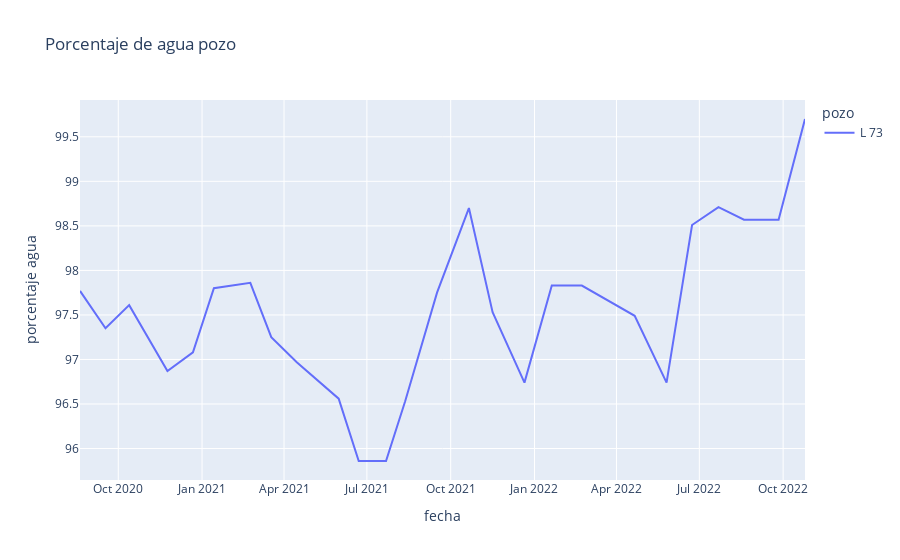
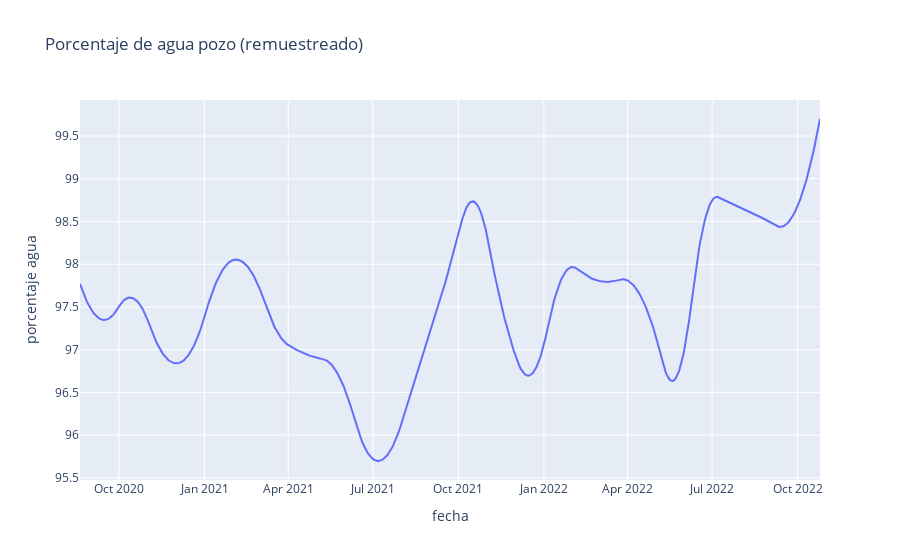

The cell these charts' notebook holds for them, in order:
### Code cell
fig = px.line(df[df.pozo == 'L 73'].sort_values(['pozo', 'fecha']),
              x='fecha',
              y='porcentaje agua',
              color='pozo',
              title='Porcentaje de agua pozo')
fig.show()

fig = px.line(_df.reset_index(),
              x='fecha',
              y='porcentaje agua',
              title='Porcentaje de agua pozo (remuestreado)')
fig.show()

### Figure 1 — Plotly figure (JSON) as saved in the notebook; plotly's stock layout.template omitted (floating-point values rounded to 4 significant figures)
{"data": [{"hovertemplate": "pozo=L 73<br>fecha=%{x}<br>porcentaje agua=%{y}<extra></extra>", "legendgroup": "L 73", "line": {"color": "#636efa", "dash": "solid"}, "marker": {"symbol": "circle"}, "mode": "lines", "name": "L 73", "orientation": "v", "showlegend": true, "type": "scatter", "x": ["2020-08-20T00:00:00", "2020-09-17T00:00:00", "2020-10-13T00:00:00", "2020-11-24T00:00:00", "2020-12-22T00:00:00", "2021-01-14T00:00:00", "2021-02-23T00:00:00", "2021-03-18T00:00:00", "2021-04-15T00:00:00", "2021-05-31T00:00:00", "2021-06-22T00:00:00", "2021-07-22T00:00:00", "2021-08-12T00:00:00", "2021-09-16T00:00:00", "2021-10-21T00:00:00", "2021-11-16T00:00:00", "2021-12-21T00:00:00", "2022-01-20T00:00:00", "2022-02-22T00:00:00", "2022-04-21T00:00:00", "2022-05-26T00:00:00", "2022-06-23T00:00:00", "2022-07-22T00:00:00", "2022-08-19T00:00:00", "2022-09-26T00:00:00", "2022-10-25T00:00:00"], "xaxis": "x", "y": [97.77, 97.35, 97.61, 96.87, 97.08, 97.8, 97.86, 97.25, 96.97, 96.56, 95.86, 95.86, 96.53, 97.75, 98.7, 97.53, 96.74, 97.83, 97.83, 97.49, 96.74, 98.51, 98.71, 98.57, 98.57, 99.7], "yaxis": "y"}], "layout": {"legend": {"title": {"text": "pozo"}, "tracegroupgap": 0}, "title": {"text": "Porcentaje de agua pozo"}, "xaxis": {"anchor": "y", "domain": [0, 1], "title": {"text": "fecha"}}, "yaxis": {"anchor": "x", "domain": [0, 1], "title": {"text": "porcentaje agua"}}}}

### Figure 2 — Plotly figure (JSON) as saved in the notebook; plotly's stock layout.template omitted (floating-point values rounded to 4 significant figures; data arrays with more than 128 entries replaced by an {"elided": "..."} marker saying what was removed)
{"data": [{"hovertemplate": "fecha=%{x}<br>porcentaje agua=%{y}<extra></extra>", "legendgroup": "", "line": {"color": "#636efa", "dash": "solid"}, "marker": {"symbol": "circle"}, "mode": "lines", "name": "", "orientation": "v", "showlegend": false, "type": "scatter", "x": {"elided": "797 str values"}, "xaxis": "x", "y": {"elided": "797 float values"}, "yaxis": "y"}], "layout": {"legend": {"tracegroupgap": 0}, "title": {"text": "Porcentaje de agua pozo (remuestreado)"}, "xaxis": {"anchor": "y", "domain": [0, 1], "title": {"text": "fecha"}}, "yaxis": {"anchor": "x", "domain": [0, 1], "title": {"text": "porcentaje agua"}}}}
